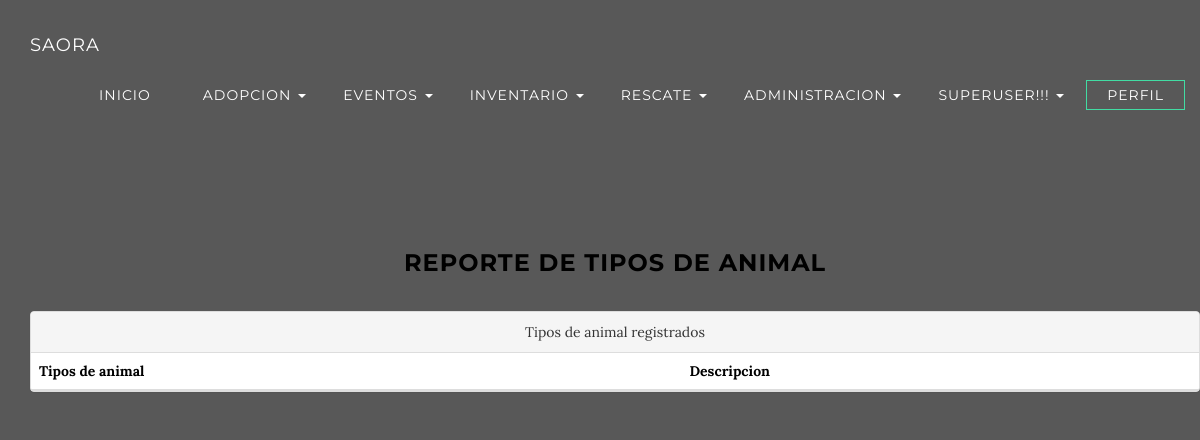
Before: /res/con_tanimal/ (signed in) with the older database file.
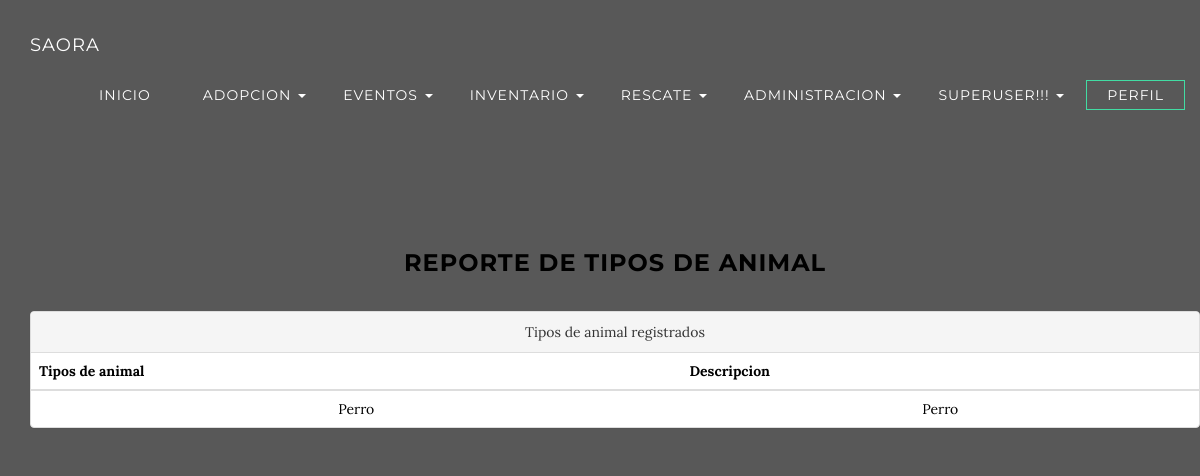
After: the same page with the newer database file.
### SAORA/apps/Rescate/models.py (models this page shows, shortened)
class Tanimal(models.Model):
	tanimal = models.CharField(max_length=25,unique=True)
	descr = models.CharField(max_length=100)
	ult_act = models.DateField(auto_now_add=True)

### SAORA/apps/Rescate/views.py (the view)
@login_required(login_url='/')
def Con_tanimal(request):
	obj = Tanimal.objects.all()
	ctx = {'mensaje':obj}
	return render(request,'Rescate/con_tanimal.html',ctx)

### SAORA/templates/Rescate/con_tanimal.html (shortened to what this page needs)
{% extends "General/base.html"%}
{% block content %}
<section class="container content-section text-center">
	<div class="container">
		<h3>Reporte de tipos de animal</h3>
	</div>
	<div class="container">
		<section class="row">
			<div class="panel panel-default">
			<div class="panel-heading">Tipos de animal registrados</div>
				<table class="table">
					<thead>
						<tr>
							<th>Tipos de animal</th>
							<th>Descripcion</th>
						</tr>
					</thead>
					<tbody>
						{% for item in mensaje %}
							<tr>
								<td> {{item.tanimal}}</td>
								<td> {{item.descr}} </td>
							</tr>
						{% endfor %}
					</tbody>
				</table>
			</div>
		</section>
	</div>
</section>
{% endblock %}

Changed rows visible on the page:
added Tanimal: tanimal "Perro", descr "Perro"
